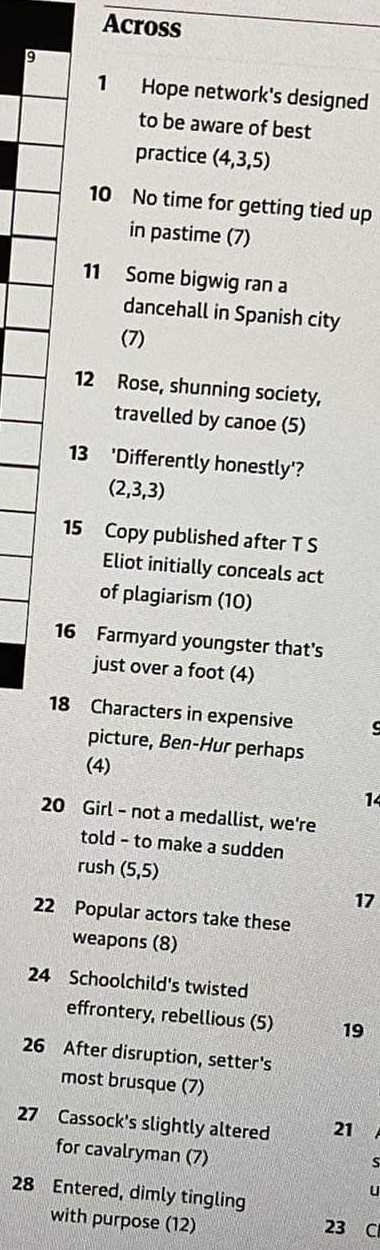
#> input picture cryptic_solver/image_processing/inputs/3across.jpeg, 380 x 1250 px
$ python -i grid_recognition.py   (imports and definitions only)
#> lines starting #> are read from the running program, lines starting #| are printed output that depends on the picture; after the words box and inside, x2 and y2 are one past the last pixel; in counts of white or black regions, pixels touching at a corner belong together
#> further down, picture is the input picture: shape (1250, 380, 3); mean B, G, R 186.4, 191.2, 192.7
### cryptic_solver/image_processing/transform_image.py
import cv2
import imutils
import numpy as np
import PIL.Image
import pytesseract
import re


def black_treshold(r, g, b):
    return r < 120 and g < 120 and b < 120


def thicken_black_contours(cv2_img, neighbourhood_size=4):
    """
    Makes the black lines in the image thicker so that
    they could be more easily recognized.

    Parameters:
    image_path: The string path of the image

    Return:
    img2: Image with thickened black contours
    """
#> called with neighbourhood_size = 4

    # Load the image and a copy of it to modify as a PIL images
    cv2_img = cv2.cvtColor(cv2_img, cv2.COLOR_BGR2RGB)
    img = PIL.Image.fromarray(cv2_img)
    img2 = PIL.Image.fromarray(cv2_img)
    width, height = img.size
#> width = 380; height = 1250
    pix = img.load()
    pix2 = img2.load()

    # Change the neighbourhood pixels of the black pixels to
    # black where there is threshold for classifying as black
    for x in range(neighbourhood_size, width - neighbourhood_size):
        for y in range(neighbourhood_size, height - neighbourhood_size):
            (r, g, b) = pix[x, y]
            if black_treshold(r, g, b):
                pix2[x, y] = (0, 0, 0)
                for i in range(neighbourhood_size):
                    for j in range(neighbourhood_size):
                        pix2[x + i, y + j] = (0, 0, 0)

    # Change the non-black pixels to white where there is
    # threshold for classifying as black
    for x in range(width):
        for y in range(height):
            (r, g, b) = pix2[x, y]
            if not black_treshold(r, g, b):
                pix2[x, y] = (255, 255, 255)

    return img2


# [79 lines left out: functions sort_points, transform_to_cornersangle, not called in this run]


def process_grid_image(cv2_img):
    """
    Detects the corners of the grid and rotates it to a rectangle
    with sides parallel and perpendicular to the horizontal

    Parameters:
    path: The path to the image

    Return:
    rectangular_image: The image with non-tilted grid inside
    """

    pil_image = thicken_black_contours(cv2_img)
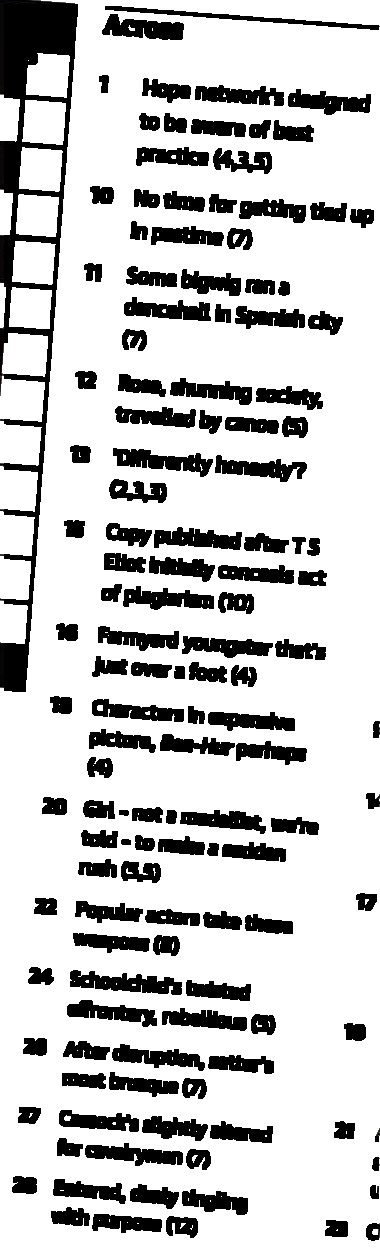
#> pil_image: PIL image 380x1250 RGB; mean R, G, B 201.8, 201.8, 201.8
    image = cv2.cvtColor(np.array(pil_image), cv2.COLOR_RGB2BGR)

    # We need to resize the image to be able to find the contours
    # so we need to save the original one and how we resized
    resize_height = 500
    original_image = image.copy()
    image = imutils.resize(image, height=resize_height)
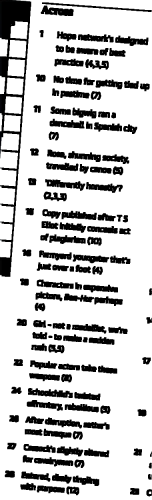
#> image: shape (500, 152, 3); mean R, G, B 201.8, 201.8, 201.8

    # Turn to grayscale and perform Gaussian blur to find the
    # edges in the grid more easily
    gray = cv2.cvtColor(image, cv2.COLOR_BGR2GRAY)
    T, thresh = cv2.threshold(
        gray, 0, 255, cv2.THRESH_BINARY_INV | cv2.THRESH_OTSU)
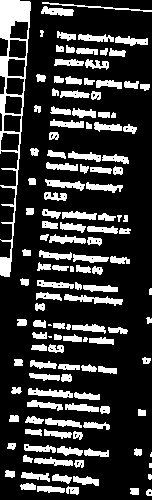
#> thresh: shape (500, 152); 21.3% white; 134 white regions (4 under 20 px), largest, box (x1, y1, x2, y2) and area: (0, 0, 31, 277) 2328, (64, 294, 123, 306) 315, (28, 388, 73, 398) 265
#> T = 133
    blur = cv2.GaussianBlur(thresh, (5, 5), 0)
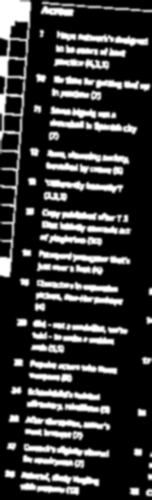
#> blur: shape (500, 152); min 0, max 255, mean 54.3
    edged = cv2.Canny(blur, 75, 200)
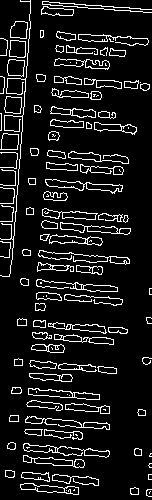
#> edged: shape (500, 152); 10.2% white in thin lines or dots

    # Find the contours and extract the 5 longest contours
    contours = cv2.findContours(
        blur.copy(), cv2.RETR_LIST, cv2.CHAIN_APPROX_SIMPLE)
#> contours = 80 contours, 14 with area under 20; largest, box (x1, y1, x2, y2) and area: (0, 0, 33, 279) 5126, (29, 318, 130, 355) 2206, (40, 207, 133, 236) 1912, (33, 278, 125, 313) 1810, (44, 148, 131, 177) 1744
    contours = imutils.grab_contours(contours)
    contours = sorted(contours, key=cv2.contourArea, reverse=True)[:5]
#> contours = 5 contours; box (x1, y1, x2, y2) and area: (0, 0, 33, 279) 5126, (29, 318, 130, 355) 2206, (40, 207, 133, 236) 1912, (33, 278, 125, 313) 1810, (44, 148, 131, 177) 1744

    # Go through the longest contours and if the current one
    # has detectable 4 corners of a rectangle, then use it
    for c in contours:
        contour_length = cv2.arcLength(c, True)
        approx_corners = cv2.approxPolyDP(c, 0.04 * contour_length, True)
        if len(approx_corners) == 4:
            corners = approx_corners
            break
#> this loop made 5 passes
#> contour_length on passes 2 to 5: 349.6, 281.6, 389.1, 262.3
#> (contour_length, approx_corners) on pass 1: (763, [[32, 0], [0, 0], [2, 278]])

#> (the run stopped early here; a loop or call above may not have finished)

$ run again, on cryptic_solver/image_processing/inputs/3down.jpeg
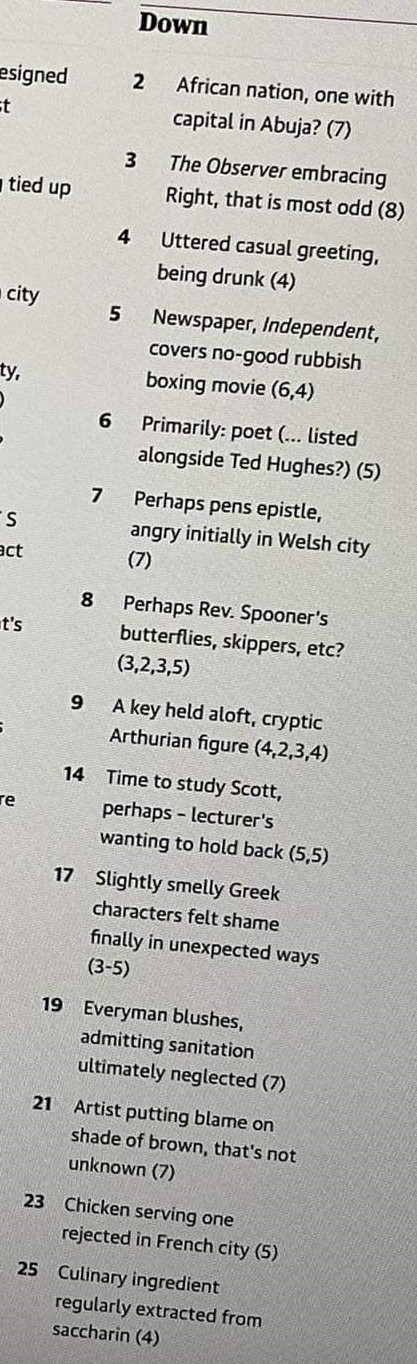
#> input picture cryptic_solver/image_processing/inputs/3down.jpeg, 417 x 1364 px
#> picture is the input picture: shape (1364, 417, 3); mean B, G, R 176.6, 181.5, 182.2
#> in process_grid_image, `T, thresh = cv2.threshold( gray, 0, 255, cv2.THRESH_BINARY_INV | cv2.T..`:
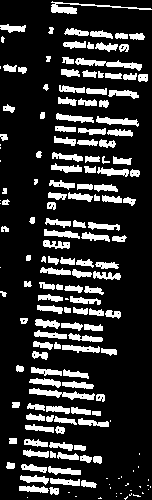
#> thresh: shape (500, 152); 18.7% white; 174 white regions (36 under 20 px), largest, box (x1, y1, x2, y2) and area: (51, 1, 152, 14) 349, (29, 388, 95, 400) 346, (75, 58, 142, 71) 342
#> T = 137
#> edged: shape (500, 152); 9.7% white in thin lines or dots
#> in process_grid_image, `contours = cv2.findContours( blur.copy(), cv2.RETR_LIST, cv2.CHAIN_APP..`: contours = 114 contours, 48 with area under 20; largest, box (x1, y1, x2, y2) and area: (30, 317, 119, 362) 2516, (52, 111, 141, 150) 2318, (35, 280, 123, 321) 2248, (27, 365, 107, 404) 2061, (23, 401, 113, 436) 1994
#> in process_grid_image, `contours = sorted(contours, key=cv2.contourArea, reverse=True)[:5]`: contours = 5 contours; box (x1, y1, x2, y2) and area: (30, 317, 119, 362) 2516, (52, 111, 141, 150) 2318, (35, 280, 123, 321) 2248, (27, 365, 107, 404) 2061, (23, 401, 113, 436) 1994
#> the loop in process_grid_image, `for c in contours:` made 4 passes
#> (contour_length, corners) on pass 4: (254.6, [[29, 365], [27, 395], [106, 402], [89, 371]])
#> corner_points = [[79.11, 995.7], [73.66, 1077.6], [289.2, 1096.7], [242.8, 1012.1]]
#> points has the same summary as corner_points in process_grid_image
#> sum = [1074.8, 1151.2, 1385.8, 1254.9]
#> diff = [916.6, 1003.9, 807.5, 769.3]
#> in transform_to_cornersangle, `corners = sort_points(points)`: corners = [[79.11, 995.7], [242.8, 1012.1], [289.2, 1096.7], [73.66, 1077.6]]
#> tl = [29.11, 945.7]; tr = [292.8, 962.1]; br = [339.2, 1146.7]; bl = [23.66, 1127.6]
#> right_height = 190.3
#> left_height = 181.9
#> in transform_to_cornersangle, `height = max(int(right_height), int(left_height))`: height = 190
#> bottom_width = 316.1
#> top_width = 264.2
#> in transform_to_cornersangle, `width = max(int(bottom_width), int(top_width))`: width = 316
#> dst_corners = [[0, 0], [315, 0], [315, 189], [0, 189]]
#> transform_matrix = [[-58.17, -1.75, 3344.1], [3.77, -60.72, 57314.7], [0.0037, -0.0529, 1]]
#> in get_grid_from_image, `_, thresh = cv2.threshold( gray, 0, 255, cv2.THRESH_BINARY_INV | cv2.T..`:
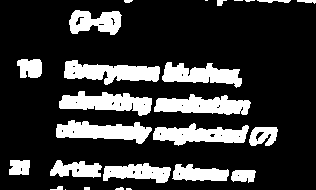
#> thresh: shape (190, 316); 21.2% white; 26 white regions (6 under 20 px)
#> in get_grid_from_image, `contours, _ = cv2.findContours( thresh, cv2.RETR_TREE, cv2.CHAIN_APPRO..`: contours = 58 contours, 39 with area under 20; largest, box (x1, y1, x2, y2) and area: (64, 60, 160, 85) 1296, (59, 91, 152, 116) 1264, (154, 94, 251, 115) 1255, (56, 120, 152, 144) 1247, (153, 123, 249, 146) 1200
#> the loop in get_grid_from_image, `for contour in contours:` made 58 passes
#> after the loop in get_grid_from_image, `for contour in contours:`: contour_list = 2 contours; box (x1, y1, x2, y2) and area: (17, 59, 42, 78) 356, (9, 160, 30, 175) 252
#> the loop in get_grid_from_image, `for contour in contour_list:` made 2 passes
#> after the loop in get_grid_from_image, `for contour in contour_list:`: temp has the same summary as contour_list
#> average_side_length = 23.66
#> rectangles = [(9, 160, 21, 15), (17, 59, 25, 19)]
#> xs = [9, 17]
#> ys = [59, 160]
#> the loop in get_grid_from_image, `for x in xs:` made 2 passes
#> after the loop in get_grid_from_image, `for x in xs:`: x_bounds = [9]
#> the loop in get_grid_from_image, `for y in ys:` made 2 passes
#> after the loop in get_grid_from_image, `for y in ys:`: y_bounds = [59, 160]
#> x_bounds_len = 1
#> y_bounds_len = 2
#> the loop in create_grid, `for i in range(len(rectangles)):` made 2 passes
#> grid_as_json = 3 items

$ run again, on cryptic_solver/image_processing/inputs/3grid.jpeg
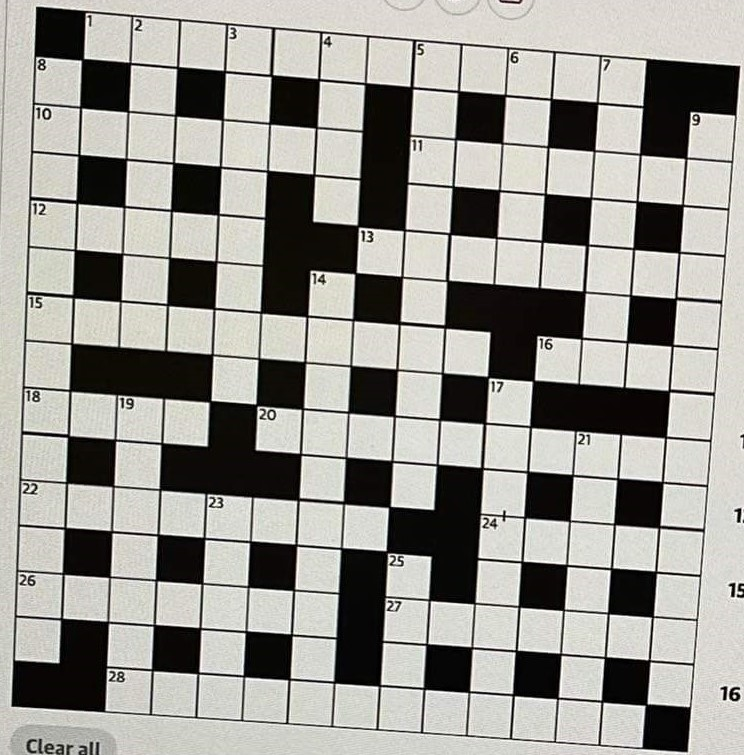
#> input picture cryptic_solver/image_processing/inputs/3grid.jpeg, 744 x 755 px
#> picture is the input picture: shape (755, 744, 3); mean B, G, R 147.7, 153.3, 154.7
#> in process_grid_image, `T, thresh = cv2.threshold( gray, 0, 255, cv2.THRESH_BINARY_INV | cv2.T..`:
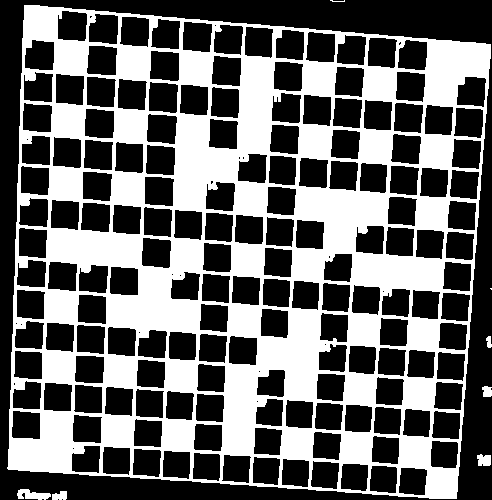
#> thresh: shape (500, 492); 40.2% white; 8 white regions (2 under 20 px), largest, box (x1, y1, x2, y2) and area: (7, 5, 491, 499) 98282, (17, 489, 51, 500) 238, (477, 454, 491, 466) 142, (52, 491, 67, 500) 110, (482, 386, 492, 397) 92, (486, 336, 492, 348) 51
#> T = 128
#> edged: shape (500, 492); 7.6% white in thin lines or dots
#> in process_grid_image, `contours = cv2.findContours( blur.copy(), cv2.RETR_LIST, cv2.CHAIN_APP..`: contours = 165 contours, 1 with area under 20; largest, box (x1, y1, x2, y2) and area: (5, 3, 492, 500) 214979, (150, 84, 177, 112) 622, (151, 52, 178, 80) 617, (88, 78, 114, 106) 616, (88, 47, 116, 74) 614
#> in process_grid_image, `contours = sorted(contours, key=cv2.contourArea, reverse=True)[:5]`: contours = 5 contours; box (x1, y1, x2, y2) and area: (5, 3, 492, 500) 214979, (150, 84, 177, 112) 622, (151, 52, 178, 80) 617, (88, 78, 114, 106) 616, (88, 47, 116, 74) 614
#> the loop in process_grid_image, `for c in contours:` made 1 pass
#> (contour_length, corners) on pass 1: (1894.9, [[22, 3], [5, 470], [458, 499], [491, 42]])
#> corner_points = [[33.22, 4.53], [7.55, 709.7], [691.6, 753.5], [741.4, 63.42]]
#> points has the same summary as corner_points in process_grid_image
#> sum = [37.75, 717.2, 1445.1, 804.8]
#> diff = [-28.69, 702.2, 61.91, -678]
#> in transform_to_cornersangle, `corners = sort_points(points)`: corners = [[33.22, 4.53], [741.4, 63.42], [691.6, 753.5], [7.55, 709.7]]
#> tl = [-16.78, -45.47]; tr = [791.4, 13.42]; br = [741.6, 803.5]; bl = [-42.45, 759.7]
#> right_height = 791.6
#> left_height = 805.6
#> in transform_to_cornersangle, `height = max(int(right_height), int(left_height))`: height = 805
#> bottom_width = 785.3
#> top_width = 810.3
#> in transform_to_cornersangle, `width = max(int(bottom_width), int(top_width))`: width = 810
#> dst_corners = [[0, 0], [809, 0], [809, 804], [0, 804]]
#> transform_matrix = [[0.984, 0.0314, 17.93], [-0.0705, 0.967, 42.81], [-1.83e-05, -3.91e-05, 1]]
#> in get_grid_from_image, `_, thresh = cv2.threshold( gray, 0, 255, cv2.THRESH_BINARY_INV | cv2.T..`:
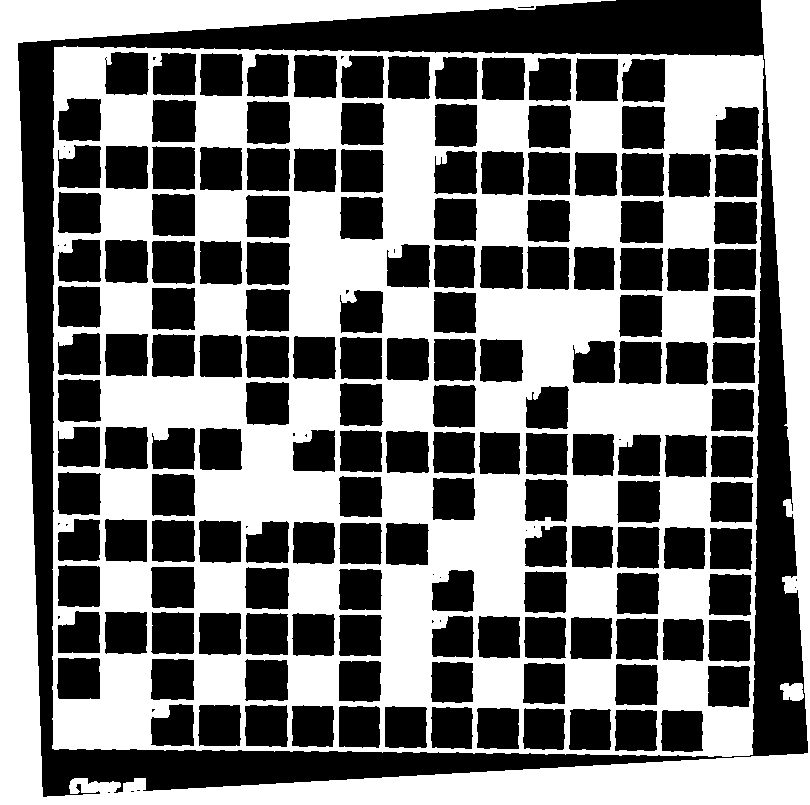
#> thresh: shape (805, 810); 47.4% white; 3 white regions
#> in get_grid_from_image, `contours, _ = cv2.findContours( thresh, cv2.RETR_TREE, cv2.CHAIN_APPRO..`: contours = 193 contours, 31 with area under 20; largest, box (x1, y1, x2, y2) and area: (52, 46, 764, 757) 493063, (0, 0, 810, 805) 77390, (151, 99, 197, 143) 1858, (104, 145, 149, 190) 1856, (621, 105, 666, 150) 1855
#> the loop in get_grid_from_image, `for contour in contours:` made 193 passes
#> after the loop in get_grid_from_image, `for contour in contours:`: contour_list = 160 contours; largest, box (x1, y1, x2, y2) and area: (52, 46, 764, 757) 493063, (151, 99, 197, 143) 1858, (104, 145, 149, 190) 1856, (621, 105, 666, 150) 1855, (151, 145, 196, 191) 1853
#> after the loop in get_grid_from_image, `for contour in contour_list:`: temp = 158 contours; largest, box (x1, y1, x2, y2) and area: (151, 99, 197, 143) 1858, (104, 145, 149, 190) 1856, (621, 105, 666, 150) 1855, (151, 145, 196, 191) 1853, (246, 100, 291, 145) 1852
#> in get_grid_from_image, `contour_list = temp`: contour_list has the same summary as temp
#> average_side_length = 43.49
#> rectangles = 158 items, first 6: (660, 709, 44, 44), (614, 708, 44, 44), (568, 708, 44, 43), (522, 707, 44, 44), (476, 707, 44, 43), (430, 706, 44, 44)
#> xs = 158 values from 56 to 714
#> ys = 158 values from 51 to 709
#> the loop in get_grid_from_image, `for x in xs:` made 158 passes
#> after the loop in get_grid_from_image, `for x in xs:`: x_bounds = [56, 104, 150, 197, 244, 291, 338, 384, 430, 476, 522, 568, 614, 660, 707]
#> the loop in get_grid_from_image, `for y in ys:` made 158 passes
#> after the loop in get_grid_from_image, `for y in ys:`: y_bounds = [51, 97, 144, 191, 238, 285, 332, 378, 426, 471, 518, 564, 610, 657, 703]
#> x_bounds_len = 15
#> the loop in create_grid, `for i in range(len(rectangles)):` made 158 passes
